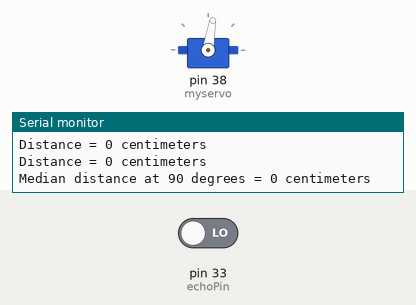
Bench run of a sketch on a simulated Arduino Mega 2560, built with avr-gcc and run on an emulated ATmega2560. On the bench: servo, the last lines printed to the serial monitor. The test bench sets the inputs (shaded band); at power-on: pin 33 (echoPin) LOW.

Above: at 10.66 s.
At 11.9 s:
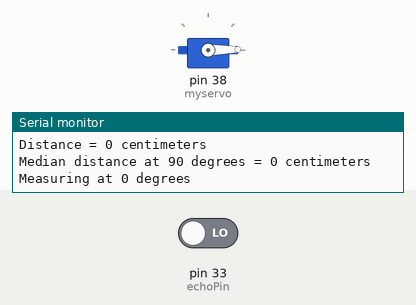
At 22.91 s:
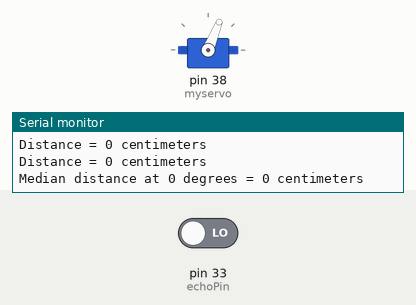
At 34.6 s:
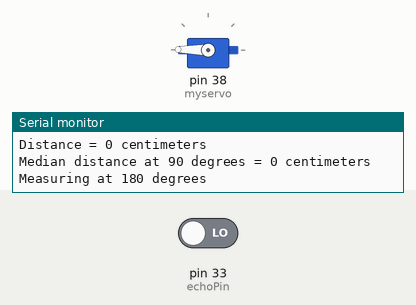
Timing chart, 0 to 36.1 s (numbered marks = the images above):
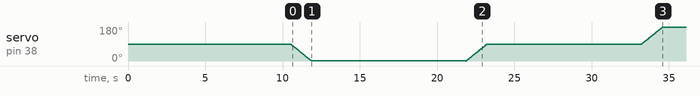

The sketch:

servo.ino
```cpp
#undef min
#undef max
#include <algorithm>
#include <Servo.h>

#define ARRAY_LEN(X) (sizeof(X) / sizeof(X[0]))

Servo myservo;  // create servo object to control a servo
                // a maximum of eight servo objects can be created

constexpr int DEFAULT_SERVO_POS = 90;
constexpr size_t NUM_SAMPLES = 5;

const int trigPin = 32; //This is Port Pin 3.5 on the MSP432 Launchpad
const int echoPin = 33; //This is Port Pin 5.1 on the MSP432 Launchpad

void setup() {    // put your setup code here, to run once:
   // initialize two digital pins as outputs.
   pinMode(76, OUTPUT);  //RGB LED - P2.1 GREEN_LED
   pinMode(77, OUTPUT);  //RGB LED - P2.2 BLUE_LED
   pinMode(trigPin, OUTPUT);
   pinMode(echoPin, INPUT);
   Serial.begin(9600);

   myservo.attach(38);  // attaches the servo on Port 2.4 to the servo object
   myservo.write(DEFAULT_SERVO_POS);    // Send it to the default position
   delay(500); // delay so the servo has time to get to default position

   Serial.println("Starting HC-SR04 Test...");
}


long get_sonar_val() {
  long samples[NUM_SAMPLES];
  long inches;
  long centimeters;

  for (int i = 0; i < NUM_SAMPLES; ++i) {
    digitalWrite(trigPin, LOW);            // send low to get a clean pulse
    delayMicroseconds(5);                  // let it settle
    digitalWrite(trigPin, HIGH);           // send high to trigger device
    delayMicroseconds(10);                 // let it settle

    samples[i] = pulseIn(echoPin, HIGH);

    inches = samples[i] / 148;
    centimeters = samples[i] / 58;

    Serial.print("Distance = ");
    Serial.print(centimeters);
    Serial.println(" centimeters");

    delay(1000);
  }

  std::sort(samples, samples + NUM_SAMPLES);

  return samples[(NUM_SAMPLES / 2) + 1];
}

void servo_goto(int new_pos) {
  static int pos = DEFAULT_SERVO_POS;

  int direction = (new_pos < pos)? -1 : 1;

  for (; pos != new_pos; pos += direction) {
     myservo.write(pos);  // tell servo to go to position in variable 'pos'
     delay(15);           // waits 15ms for the servo to reach the position
  }
}

void loop() {    // put your main code here, to run repeatedly:


  int sweep_angles[] = { 90, 0, 90, 180 };
  static int current_angle_idx = 0;

  long pulseLength;
  long inches;
  long centimeters;

  servo_goto(sweep_angles[current_angle_idx]);

  Serial.print("Measuring at ");
  Serial.print(sweep_angles[current_angle_idx]);
  Serial.println(" degrees");

  pulseLength = get_sonar_val();
  inches = pulseLength / 148;
  centimeters = pulseLength / 58;

  Serial.print("Median distance at ");
  Serial.print(sweep_angles[current_angle_idx]);
  Serial.print(" degrees = ");
  Serial.print(centimeters);
  Serial.println(" centimeters");

  current_angle_idx++;
  if (current_angle_idx >= ARRAY_LEN(sweep_angles)) {
    current_angle_idx = 0;
  }
}
```
